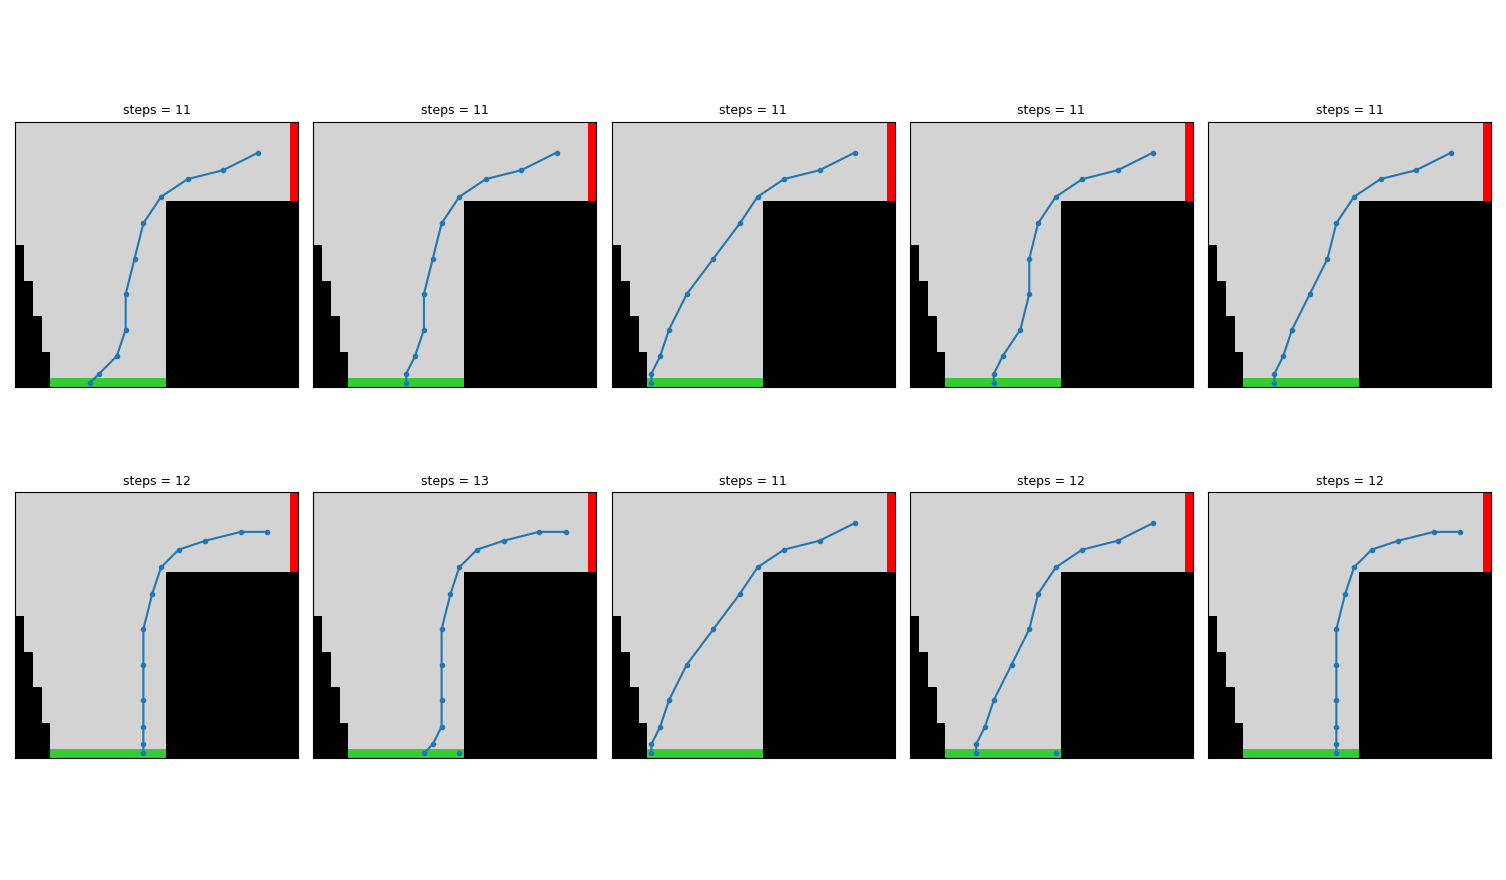

Recreate this plot in Python.
"""
Exercise 5.12: Racetrack (programming)
Consider driving a race car around a turn like those shown in Figure 5.5.
You want to go as fast as possible, but not so fast as to run off the track.
In our simplified racetrack, the car is at one of a discrete set of grid positions, the cells in the diagram.
The velocity is also discrete, a number of grid cells moved horizontally and vertically per time step.
The actions are increments to the velocity components. Each may be changed by +1, -1, or 0 in each step, for a total of nine (3x3) actions.
Both velocity components are restricted to be nonnegative and less than 5, and they cannot both be zero except at the starting line.
Each episode begins in one of the randomly selected start states with both velocity components zero and ends when the car crosses the finish line.
The rewards are -1 for each step until the car crosses the finish line.
If the car hits the track boundary, it is moved back to a random position on the starting line, both velocity components are reduced to zero, and the episode continues.
Before updating the car's location at each time step, check to see if the projected path of the car intersects the track boundary.
If it intersects the finish line, the episode ends; if it intersects anywhere else, the car is considered to have hit the track boundary and is sent back to the starting line.
To make the task more challenging, with probability 0.1 at each time step the velocity increments are both zero, independently of the intended increments.
Apply a Monte Carlo control method to this task to compute the optimal policy from each starting state.
Exhibit several trajectories following the optimal policy (but turn the noise off for these trajectories).
"""

import numpy as np
import matplotlib.pyplot as plt
from matplotlib.colors import ListedColormap, BoundaryNorm

class OffPolicyMC:
    def __init__(self, positions, max_velocity=4):
        self.positions = positions # 0: outside of the track, 1: start line, 2: track, 3: finish line
        self.max_velocity = max_velocity
        self.rng = np.random.default_rng(seed=0)
        i, j = np.indices((3,3))
        self.actions = np.concatenate((i[..., None]-1, j[..., None]-1), axis=-1).reshape(-1, 2)
        row, col = positions.shape
        self.q = -100 * self.rng.random(size=(row, col, max_velocity + 1, max_velocity + 1, len(self.actions)))
        self.valid, self.invalid = self.masks()
        self.mask_q()
        self.count = np.zeros((row, col, max_velocity + 1, max_velocity + 1, len(self.actions)))
        self.greedy_policy = np.argmax(self.q, axis=-1)
        self.gamma = 1

    def position_to_idx(self, position):
        x, y = position
        if x >= self.q.shape[1] or y >= self.q.shape[0]:
            raise
        return (self.q.shape[0] - y - 1, x)

    def state_to_idx(self, state):
        x, y, v_x, v_y = state
        state_idx = self.position_to_idx((x, y)) + (v_x, v_y)
        return state_idx

    def idx_to_position(self, idx):
        i, j = idx
        if i >= self.q.shape[0] or j >= self.q.shape[1]:
            raise
        return (j, self.q.shape[0] - i - 1)
        
    def masks(self):
        x, y, v_x, v_y, a = self.q.shape
        vx = np.arange(v_x).reshape(-1, 1, 1)    # (v_x, 1,  1)
        vy = np.arange(v_y).reshape( 1,-1, 1)    # ( 1, v_y, 1)
        ax = self.actions[:, 0].reshape(1, 1,-1) # ( 1,  1,  a)
        ay = self.actions[:, 1].reshape(1, 1,-1) # ( 1,  1,  a)

        new_vx = vx + ax
        new_vy = vy + ay
        
        # invalid.shape : (v_x, v_y, a)
        invalid = (new_vx < 0) | (new_vx > self.max_velocity) | (new_vy < 0) | (new_vy > self.max_velocity) | ((new_vx==0) & (new_vy==0))
        valid = ~invalid
        return (valid, invalid)

    def mask_q(self):
        self.q[:, :, self.invalid] = -np.inf

    def behavior_policy(self, state, epsilon):
        _, _, v_x, v_y = state
        state_idx = self.state_to_idx(state)
        greedy_action_idx = int(self.greedy_policy[state_idx])
        choices = np.flatnonzero(self.valid[v_x, v_y])
        probability = epsilon / len(choices)
        if self.rng.random() < epsilon:
            action_idx = int(self.rng.choice(choices))
            if action_idx == greedy_action_idx:
                probability += (1 - epsilon)
        else:
            action_idx = greedy_action_idx
            probability += (1 - epsilon)
        return (action_idx, probability)


    def choose_start_position(self):
        idxs = np.argwhere(self.positions == 1)
        position_idx = idxs[self.rng.integers(len(idxs))]
        return self.idx_to_position(tuple(position_idx.tolist()))

    def environment(self, state, action_idx, noise):
        x, y, v_x, v_y = state
        if self.rng.random() < noise:
            a_x, a_y = (0, 0)
        else:
            a_x, a_y = self.actions[action_idx]
        v_x = int(v_x + a_x)
        v_y = int(v_y + a_y)

        # collision detection
        path_cells = []
        if v_x == 0:
            for j in range(v_y):
                path_cells.append((x, y + j + 1))
        else:
            slope = v_y / v_x
            x_locs = np.arange(0.5, v_x, 1) # length : v_x
            intersections = slope * x_locs + 0.5
            lower = np.append([0], np.ceil(intersections) - 1, axis=0)
            upper = np.append(np.floor(intersections), [v_y], axis=0)
            for i in range(len(lower)):
                for j in range(int(lower[i]), int(upper[i]) + 1):
                    path_cells.append((x + i, y + j))

        # update reward, state
        reward = -1
        next_state = (x + v_x, y + v_y, v_x, v_y)

        # collision detection override
        for cell in path_cells:
            try:
                idx = self.position_to_idx(cell)
                value = self.positions[idx]
                if value == 0:
                    next_state = self.choose_start_position() + (0, 0)
                    break
                if value == 3:
                    next_state = None
                    break
            except:
                next_state = self.choose_start_position() + (0, 0)
                break           
        return (reward, next_state)

    def gen_episode(self, epsilon=0.1, is_greedy=False, max_steps=10000):
        episode = []
        probabilities = []
        initial_state = self.choose_start_position() + (0, 0) # position, velocity
        state = initial_state
        steps = 0
        while True:
            if is_greedy:
                state_idx = self.state_to_idx(state)
                action_idx = int(self.greedy_policy[state_idx])
                probability = None
                noise = 0
            else:
                action_idx, probability = self.behavior_policy(state, epsilon)
                noise = 0.1
            reward, next_state = self.environment(state, action_idx, noise)
            episode.append((state, action_idx, reward))
            probabilities.append(probability)
            if next_state is None:
                break
            state = next_state
            steps += 1
            # cap greedy episodes in case the policy loops
            if is_greedy and steps >= max_steps:
                print(f"greedy episode truncated: did not finish within {max_steps} steps")
                break
        return (episode, probabilities)

    def main_loop(self, num_episodes):
        for num in range(num_episodes):
            if (num + 1) % 10 == 0:
                print(f"simulated {num + 1} episodes")
            epsilon = 0.6 - (num / num_episodes) * 0.5
            episode, probabilities = self.gen_episode(epsilon)
            g = 0
            weight = 1
            for t, step in reversed(list(enumerate(episode))):
                state, action_idx, reward = step
                state_idx = self.state_to_idx(state)
                state_action_idx = state_idx + (action_idx,)

                g = self.gamma * g + reward
                self.count[state_action_idx] += weight
                self.q[state_action_idx] += (weight / self.count[state_action_idx]) * (g - self.q[state_action_idx])
                self.greedy_policy[state_idx] = np.argmax(self.q[state_idx])
                if action_idx != self.greedy_policy[state_idx]:
                    break
                weight = weight / probabilities[t]
    
    def plot_episode(self, episode, ax=None):
        show = ax is None
        if show:
            _, ax = plt.subplots(figsize=(4, 8))
        cmap = ListedColormap(['black', 'limegreen', 'lightgray', 'red'])  # 0,1,2,3
        norm = BoundaryNorm([-.5, .5, 1.5, 2.5, 3.5], cmap.N)
        ax.imshow(self.positions, cmap=cmap, norm=norm)

        seg_r, seg_c = [], []
        for (x, y, vx, vy), a, r in episode:
            i, j = self.position_to_idx((x, y))
            if (vx, vy) == (0, 0) and seg_r:        # reset: start a new segment
                ax.plot(seg_c, seg_r, '-o', color='tab:blue', ms=3)
                seg_r, seg_c = [], []
            seg_r.append(i); seg_c.append(j)
        ax.plot(seg_c, seg_r, '-o', color='tab:blue', ms=3)
        ax.set_title(f"steps = {len(episode)}", fontsize=9)
        ax.set_xticks([]); ax.set_yticks([])
        if show:
            plt.show()

    def plot_trajectories(self, ncols=5, nrows=2):
        fig, axes = plt.subplots(nrows, ncols, figsize=(3 * ncols, 5 * nrows))
        for ax in axes.flat:
            episode, _ = self.gen_episode(is_greedy=True)
            self.plot_episode(episode, ax=ax)
        fig.tight_layout()
        plt.show()


def make_racetrack():
    """Right track of Figure 5.5. 0: outside, 1: start, 2: track, 3: finish."""
    rows, cols = 30, 32
    track = np.zeros((rows, cols), dtype=int)

    def left_bound(r):   # left wall recedes going up
        if r >= 26: return 4
        if r >= 22: return 3
        if r >= 18: return 2
        if r >= 14: return 1
        return 0

    def right_bound(r):  # top 9 rows open to the finish line
        return cols - 1 if r <= 8 else 16

    for r in range(rows):
        track[r, left_bound(r):right_bound(r) + 1] = 2

    track[rows - 1, left_bound(rows - 1):right_bound(rows - 1) + 1] = 1  # start line
    track[0:9, cols - 1] = 3                                            # finish line
    return track


track = make_racetrack()
print(track)

MCmodel = OffPolicyMC(track)
MCmodel.main_loop(200000)
MCmodel.plot_trajectories(ncols=5, nrows=2)
